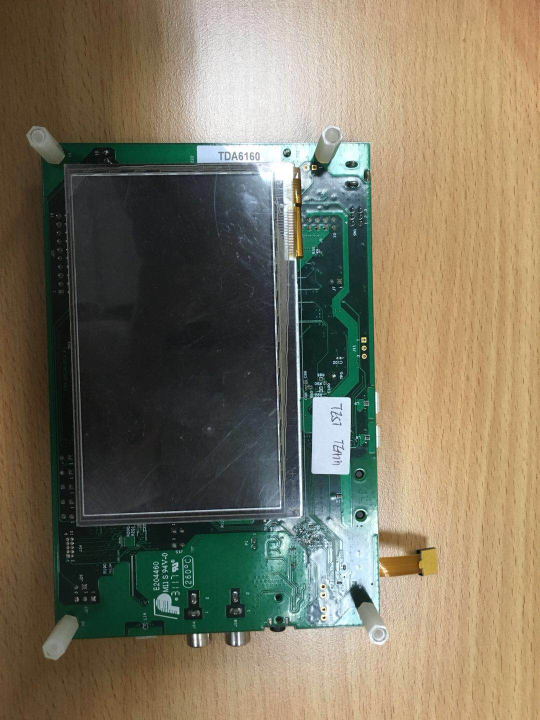
#> input picture pyopencv/lcd.jpg, 1080 x 1440 px (shown at 1/2 size)
$ python squares.py   (Python 2 division)
#> lines starting #> are read from the running program, lines starting #| are printed output that depends on the picture; after the words box and inside, x2 and y2 are one past the last pixel; in counts of white or black regions, pixels touching at a corner belong together
#! usr/bin/python
#coding=utf-8

# import numpy as np
import cv2
import numpy as np
from matplotlib import pyplot as plt


def angle_cos(p0, p1, p2):
    d1, d2 = (p0-p1).astype('float'), (p2-p1).astype('float')
    return abs( np.dot(d1, d2) / np.sqrt( np.dot(d1, d1)*np.dot(d2, d2) ) )

def find_squares(img):
    img = cv2.GaussianBlur(img, (5, 5), 0)
    squares = []
    for gray in cv2.split(img):
        for thrs in xrange(0, 255, 26):
            if thrs == 0:
                bin = cv2.Canny(gray, 0, 50, apertureSize=5)
                bin = cv2.dilate(bin, None)
            else:
                retval, bin = cv2.threshold(gray, thrs, 255, cv2.THRESH_BINARY)
            contours, hierarchy = cv2.findContours(bin, cv2.RETR_LIST, cv2.CHAIN_APPROX_SIMPLE)
            for cnt in contours:
                cnt_len = cv2.arcLength(cnt, True)
                cnt = cv2.approxPolyDP(cnt, 0.02*cnt_len, True)
                if len(cnt) == 4 and cv2.contourArea(cnt) > 1000 and cv2.isContourConvex(cnt):
                    cnt = cnt.reshape(-1, 2)
                    max_cos = np.max([angle_cos( cnt[i], cnt[(i+1) % 4], cnt[(i+2) % 4] ) for i in xrange(4)])
                    if max_cos < 0.1:
                        squares.append(cnt)
    return squares

def imshow_key(img):
        cv2.namedWindow('temp',cv2.WINDOW_NORMAL)
        cv2.imshow('temp', img)
        ch = 0xFF & cv2.waitKey()
        if ch == 27:
            cv2.destroyAllWindows()
            exit()
        return ch

def caculate_area(squares):
    for square in squares:
        print square
        xysum = np.sum(square, 1)
        # print xysum.max()
        # xysum = np.array([100,2,3,4])
        maxp = np.where(xysum == xysum.max())
        minp = np.where(xysum == xysum.min())
        # print maxp, minp
        # print .max().index


if __name__ == '__main__':

    img = cv2.imread('../lcd.jpg')
#> img is the input picture: shape (1440, 1080, 3); mean B, G, R 95.7, 116.2, 123.6
    img = cv2.GaussianBlur(img, (5, 5), 0)
    squares = []
    for gray in cv2.split(img):
        # imshow_key(gray)
        for thrs in xrange(0, 255, 104):
            if thrs == 0:
                bin = cv2.Canny(gray, 0, 50, apertureSize=5)
                bin = cv2.dilate(bin, None)
            else:
                retval, bin = cv2.threshold(gray, thrs, 255, cv2.THRESH_BINARY)
            # imshow_key(bin)
            contours, hierarchy = cv2.findContours(bin, cv2.RETR_LIST, cv2.CHAIN_APPROX_SIMPLE)
            # print contours
            for cnt in contours:
                cnt_len = cv2.arcLength(cnt, True)
                cnt = cv2.approxPolyDP(cnt, 0.02*cnt_len, True)
                if len(cnt) == 4 and cv2.contourArea(cnt) > 1000 and cv2.isContourConvex(cnt):
                    cnt = cnt.reshape(-1, 2)
                    max_cos = np.max([angle_cos( cnt[i], cnt[(i+1) % 4], cnt[(i+2) % 4] ) for i in xrange(4)])
                    if max_cos < 0.1:
                        squares.append(cnt)
#> this loop made 3 passes
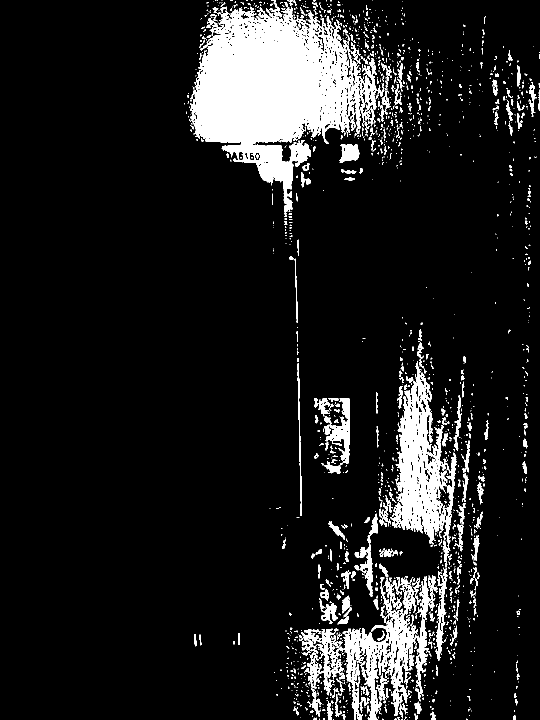
#> bin: shape (1440, 1080) (shown at 1/2 size); 10.4% white; 1725 white regions (1404 under 20 px), largest, box (x1, y1, x2, y2) and area: (380, 0, 754, 424) 78725, (780, 722, 913, 1322) 22816, (671, 1151, 876, 1440) 18351
#> after the loop, cnt = [[430, 0], [431, 0]]; max_cos = 0.437; squares = 9 items
    # squares = find_squares(img)

    caculate_area(squares)
#> the loop in caculate_area, `for square in squares:` made 9 passes
#> (square, xysum) on passes 1 to 9: ([[632, 797], [628, 941], [692, 944], [696, 801]], [1429, 1569, 1636, 1497]), ([[630, 795], [700, 799], [695, 947], [623, 941]], [1425, 1499, 1642, 1564]), ([[1, 0], [0, 1438], [1078, 1439], [1077, 0]], [1, 1438, 2517, 1077]), ([[629, 795], [624, 942], [695, 947], [700, 799]], [1424, 1566, 1642, 1499]), ([[1, 0], [0, 1438], [1078, 1439], [1077, 0]], [1, 1438, 2517, 1077]), ([[629, 795], [626, 944], [696, 947], [700, 799]], [1424, 1570, 1643, 1499]), ([[633, 798], [627, 940], [692, 945], [697, 798]], [1431, 1567, 1637, 1495]), ([[630, 795], [700, 799], [692, 948], [623, 941]], [1425, 1499, 1640, 1564]), ([[1, 0], [0, 1438], [1078, 1439], [1077, 0]], [1, 1438, 2517, 1077])
#> (printed output is left out)
    # [33 lines of commented-out code are left out]
